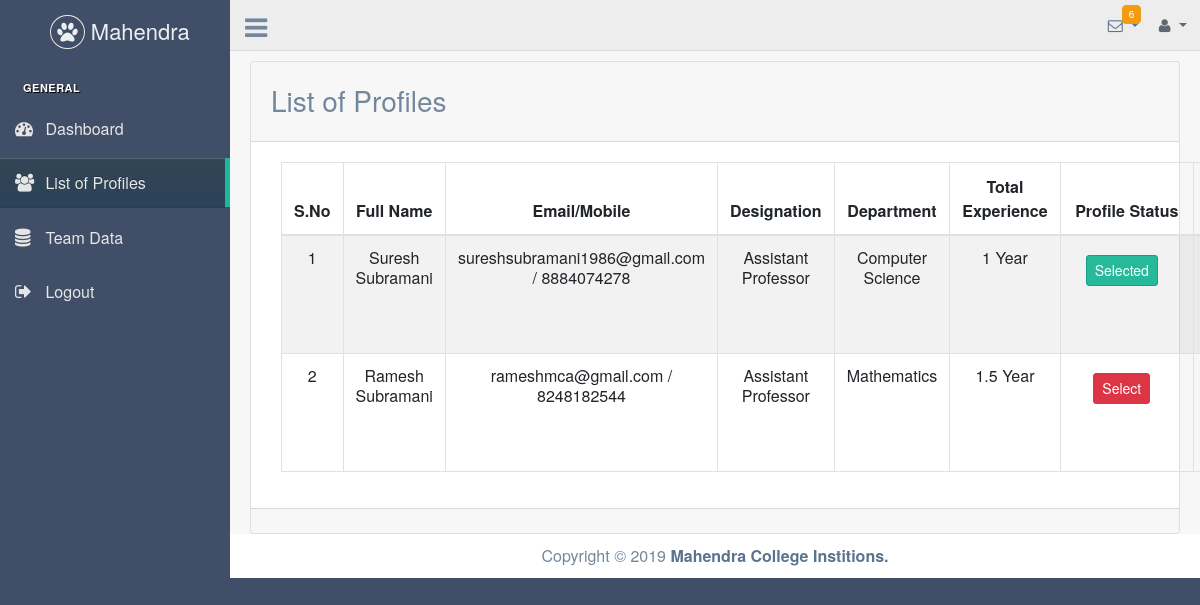
Page /index.php/profile_list on the committed database.
### tables this page shows
CREATE TABLE `personal_details` (
  `personal_id` int(11) NOT NULL,
  `department` varchar(110) NOT NULL,
  `first_name` varchar(55) NOT NULL,
  `last_name` varchar(55) NOT NULL,
  `dob` date DEFAULT NULL,
  `gender` varchar(15) NOT NULL,
  `father_name` varchar(45) NOT NULL,
  `father_occupation` varchar(120) NOT NULL,
  `married_status` varchar(55) NOT NULL,
  `nationality` varchar(55) NOT NULL,
  `religion` varchar(35) NOT NULL,
  `community` varchar(35) NOT NULL,
  `caste` varchar(120) NOT NULL,
  `mother_tongue` varchar(35) NOT NULL,
  `phone_no` varchar(10) NOT NULL,
  `email_id` varchar(120) NOT NULL,
  `native_place` varchar(55) NOT NULL,
  `profile_status` tinyint(4) NOT NULL COMMENT '1 is Selected or 0 is Rejected',
  `status` smallint(4) NOT NULL,
  `created_on` timestamp NOT NULL DEFAULT CURRENT_TIMESTAMP
);

CREATE TABLE `experience_details` (
  `personal_id` int(11) NOT NULL,
  `exp_college` varchar(120) NOT NULL,
  `university` varchar(55) NOT NULL,
  `designation` varchar(120) NOT NULL,
  `doj` date NOT NULL,
  `dol` date NOT NULL,
  `doe` varchar(35) NOT NULL,
  `created_at` timestamp NOT NULL DEFAULT CURRENT_TIMESTAMP,
  `modified_at` timestamp NOT NULL
);

CREATE TABLE `departments` (
  `id` int(11) NOT NULL,
  `dept_name` varchar(65) NOT NULL,
  `status` tinyint(4) NOT NULL
);

### application/controllers/Profile_list.php (called while the page is built, shortened)
<?php
class Profile_list extends CI_Controller {
    function __construct(){
        $this->load->model('recruitment_model','rm');
    }
	public function index(){
        $q1 = $this->rm->getProfile_List();
        $data['title'] = "Recruitment Register";
        if($q1){
            $data['STAFF'] =  $q1;
        }
        $this->load->view('common/header', $data);
        $this->load->view('profile_list', $data);
        $this->load->view('common/footer');
    }
}

### index.php (called while the page is built, shortened)
<?php
require_once BASEPATH.'core/CodeIgniter.php';

### application/models/Recruitment_model.php (called while the page is built, shortened)
<?php
class Recruitment_model extends CI_Model{
    public function getProfile_List(){
        $this->db->from(PERSONAL.' as p');
        $this->db->join(DEPARTMENTS.' as d', 'p.department = d.id', 'left');
        $this->db->join(EXPERIENCE.' as e', 'p.personal_id = e.personal_id', 'LEFT');
        $query = $this->db->get();
        if($query->num_rows() > 0){
          return $query->result();
          }
        return false;
    }
}
?>

### application/views/profile_list.php (the view, shortened to what this page needs)
<div class="right_col" role="main">
	<div class="row">
		<div class=" col-sm-12 col-md-12 col-lg-12">
			<div class='text-center'>
				<div class="card card-info">
					<div class="card-header">
						<h3 class="card-title text-left">List of Profiles</h3>
					</div>
					<div class="card-body">
						<div class="col-lg-12">
							<form name='selectForm' action='' method='post'>
								<table id="datatable" class="table table-striped table-bordered" style="width:100%">
									<thead>
										<tr>
											<th>S.No</th>
											<th>Full Name</th>
											<th>Email/Mobile</th>
											<th>Designation</th>
											<th>Department</th>
											<th>Total Experience</th>
											<th>Profile Status</th>
											<th style='width:100px;'></th>
										</tr>
									</thead>
									<tbody>
										<form action="" method="get">
											<?php $count = 1; foreach( $STAFF as $value ){ ?>
											<tr>
												<td><?php echo $count++; ?></td>
												<td><?php echo $value->first_name.' '.$value->last_name; ?></td>
												<td><?php echo $value->email_id.' / '.$value->phone_no; ?></td>
												<td><?php echo $value->designation; ?></td>
												<td><?php echo $value->dept_name; ?></td>
												<td><?php echo $value->doe.' Year'; ?></td>
												<td>
                                                    <button type="button" id="button" class="btn" onClick="getShortlist(<?php echo $value->personal_id;?>)">
                                                        <b><?php if($value->profile_status == 0){ ?><span class='btn btn-sm btn-danger'>Select</span><?php }
                                                        else { ?> <span class='btn btn-sm btn-success'>Selected</span><?php } ?>
                                                    </button>
                                                </td>
												<td style='width:120px'>
												</td>
											</tr>
											<?php } ?>
										</form>
									</tbody>
								</table>
						</div>
					</div>
					<div class="col-lg-12 card-footer ">
					</div>
				</div>
			</div>
		</div>
	</div>
</div>

### application/views/profile_list.php (style rules this page uses)
td { line-height: 20px; }

### rows in the picture
personal_details: first_name "Suresh", last_name "Subramani", email "sureshsubramani1986@gmail.com", phone_no "8884074278", experience_details.designation "Assistant Professor", departments.dept_name "Computer Science", experience_details.doe "1", profile_status "Selected"
personal_details: first_name "Ramesh", last_name "Subramani", email "rameshmca@gmail.com", phone_no "8248182544", experience_details.designation "Assistant Professor", departments.dept_name "Mathematics", experience_details.doe "1.5", profile_status "Select"
